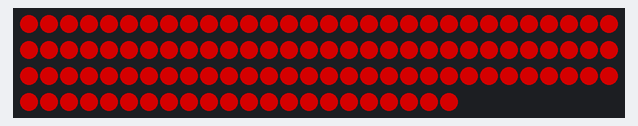
A sketch run on a simulated ESP8266 (NodeMCU). Shown: 112 RGB LEDs in strip order, left to right, continuing on the next row. Dim RGB values are drawn brighter than linear; what the sketch prints to the serial monitor is not drawn.

Above: at 2.1 s.

The sketch:

Code.ino
```cpp
// (licence header left out)
/*
      ___           ___           ___           ___                    ___           ___           ___                    ___       ___           ___
     /\  \         /\__\         /\  \         /\__\                  /\  \         /\  \         /\  \                  /\__\     /\  \         /\  \
    /::\  \       /:/ _/_       /::\  \       /:/ _/_                /::\  \       /::\  \       /::\  \                /:/  /    /::\  \       /::\  \
   /:/\:\  \     /:/ /\__\     /:/\ \  \     /:/ /\__\              /:/\:\  \     /:/\:\  \     /:/\:\  \              /:/  /    /:/\:\  \     /:/\:\  \
  /::\~\:\  \   /:/ /:/ _/_   _\:\~\ \  \   /:/ /:/ _/_            /::\~\:\  \   /:/  \:\  \   /::\~\:\__\            /:/  /    /::\~\:\  \   /:/  \:\__\
  /:/\:\ \:\__\ /:/_/:/ /\__\ /\ \:\ \ \__\ /:/_/:/ /\__\          /:/\:\ \:\__\ /:/__/_\:\__\ /:/\:\ \:|__|          /:/__/    /:/\:\ \:\__\ /:/__/ \:|__|
  \/__\:\/:/  / \:\/:/ /:/  / \:\ \:\ \/__/ \:\/:/ /:/  /          \/_|::\/:/  / \:\  /\ \/__/ \:\~\:\/:/  /          \:\  \    \:\~\:\ \/__/ \:\  \ /:/  /
      \::/  /   \::/_/:/  /   \:\ \:\__\    \::/_/:/  /              |:|::/  /   \:\ \:\__\    \:\ \::/  /            \:\  \    \:\ \:\__\    \:\  /:/  /
      /:/  /     \:\/:/  /     \:\/:/  /     \:\/:/  /               |:|\/__/     \:\/:/  /     \:\/:/  /              \:\  \    \:\ \/__/     \:\/:/  /
     /:/  /       \::/  /       \::/  /       \::/  /                |:|  |        \::/  /       \::/__/                \:\__\    \:\__\        \::/__/
     \/__/         \/__/         \/__/         \/__/                  \|__|         \/__/         ~~                     \/__/     \/__/         ~~
      ___           ___           ___                    ___           ___           ___       ___                ___       ___           ___           ___
     /\  \         /\  \         /\  \                  /\  \         /\__\         /\__\     /\__\              /\__\     /\  \         /\  \         /\  \
    /::\  \       /::\  \       /::\  \                /::\  \       /:/  /        /:/  /    /:/  /             /:/  /    /::\  \       /::\  \       /::\  \
   /:/\:\  \     /:/\:\  \     /:/\:\  \              /:/\:\  \     /:/  /        /:/  /    /:/  /             /:/  /    /:/\:\  \     /:/\:\  \     /:/\:\  \
  /::\~\:\  \   /::\~\:\  \   /:/  \:\__\            /::\~\:\__\   /:/  /  ___   /:/  /    /:/  /             /:/  /    /:/  \:\  \   /:/  \:\  \   /:/  \:\  \
  /:/\:\ \:\__\ /:/\:\ \:\__\ /:/__/ \:|__|          /:/\:\ \:|__| /:/__/  /\__\ /:/__/    /:/__/             /:/__/    /:/__/ \:\__\ /:/__/_\:\__\ /:/__/ \:\__\
  \/_|::\/:/  / \:\~\:\ \/__/ \:\  \ /:/  /          \:\~\:\/:/  / \:\  \ /:/  / \:\  \    \:\  \             \:\  \    \:\  \ /:/  / \:\  /\ \/__/ \:\  \ /:/  /
    |:|::/  /   \:\ \:\__\    \:\  /:/  /            \:\ \::/  /   \:\  /:/  /   \:\  \    \:\  \             \:\  \    \:\  /:/  /   \:\ \:\__\    \:\  /:/  /
    |:|\/__/     \:\ \/__/     \:\/:/  /              \:\/:/  /     \:\/:/  /     \:\  \    \:\  \             \:\  \    \:\/:/  /     \:\/:/  /     \:\/:/  /
    |:|  |        \:\__\        \::/__/                \::/__/       \::/  /       \:\__\    \:\__\             \:\__\    \::/  /       \::/  /       \::/  /
     \|__|         \/__/         ~~                     ~~            \/__/         \/__/     \/__/              \/__/     \/__/         \/__/         \/__/
*/


// ###############################################################################################################################
// #
// # Code version:
// #
// ###############################################################################################################################
String code_version = "V1.0.0";


// ###############################################################################################################################
// # Includes:
// #
// # You will need to add the following libraries to your Arduino IDE to use the project:
// # - Adafruit NeoPixel              // by Adafruit: https://github.com/adafruit/Adafruit_NeoPixel
// #
// ###############################################################################################################################
#include <Adafruit_NeoPixel.h>        // RGB LED library


// ###############################################################################################################################
// # Hardware settings:
// ###############################################################################################################################
#define LED_PIN D2                    // Pin for the LED control
#define LED_COUNT 112                 // Amount of LEDs in the single LED strip


// ###############################################################################################################################
// # LED settings:
// ###############################################################################################################################
Adafruit_NeoPixel strip(LED_COUNT, LED_PIN, NEO_GRB + NEO_KHZ800);
int LEDBRIGHTNESS = 128;              // LED default brightness (0-255)


// ###############################################################################################################################
// # Setup function to run at startup:
// ###############################################################################################################################
void setup() {
  Serial.begin(115200);
  delay(1000);
  strip.begin();                                  // INITIALIZE NeoPixel strip object (REQUIRED)
  strip.setBrightness(LEDBRIGHTNESS);             // Set LED brightness
  colorWipe(strip.Color(0,   0,   0), 0);         // LEDs OFF
  strip.show();                                   // LEDs OFF
  delay(1000);
  Serial.println(" ");
  Serial.println("################################################");
  Serial.print("# AWSW Red Bull RGB LED logo - Version: ");
  Serial.print(code_version);
  Serial.println(" #");
  Serial.println("################################################");
  colorWipe(strip.Color(255, 0, 0), 10);          // Set LEDs to red color
}


// ###############################################################################################################################
// # Loop funtion to run all the time:
// ###############################################################################################################################
void loop() {
  // Nothing to do here... The LEDs were already set to red on startup...
}


// ###############################################################################################################################
// # LED funtion: Fill the dots one after the other with a color
// ###############################################################################################################################
void colorWipe(uint32_t color, int wait) {
  for (int i = 0; i < strip.numPixels(); i++) {
    strip.setPixelColor(i, color);
  }
  strip.show();
  delay(wait);
}
```
